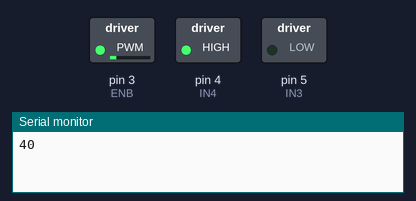
Simulated run of this sketch. Board: Arduino Uno, built with avr-gcc and run on an emulated ATmega328P. Parts: switched loads named in the sketch (green lamp = pin HIGH), the last lines printed to the serial monitor.

Above: at 0.05 s.
At 6.0 s:
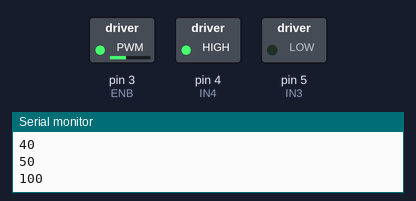
At 8.0 s:
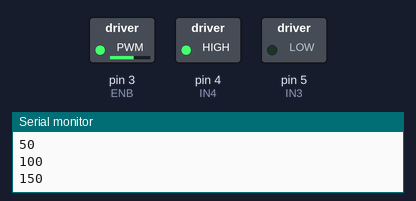
At 12.0 s:
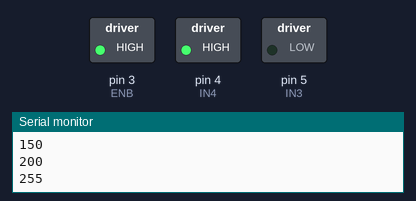
Timing chart, 0 to 19.6 s (numbered marks = the images above):
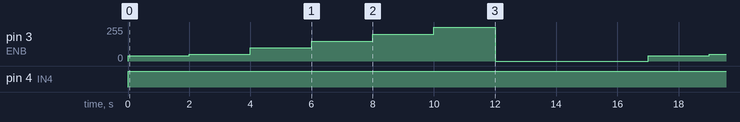

Measured:
- by itself, pin 3 (ENB): repeats every 17.0 s: 50/255 2.0 s, 100/255 2.0 s, 150/255 2.0 s, 200/255 2.0 s, 255/255 2.0 s, 0/255 5.0 s, 40/255 2.0 s
- by itself, pin 4 (IN4): LOW → HIGH at 0.00 s

The sketch:

motor_cc_PWM_01.ino
```cpp
int IN3 = 5;
int IN4 = 4;
int ENB = 3;    // ENB conectada al pin 3 de Arduino
void setup()
{
  pinMode (IN4, OUTPUT);    // Input4 conectada al pin 4
  pinMode (IN3, OUTPUT);    // Input3 conectada al pin 5
  pinMode (ENB, OUTPUT);
  Serial.begin(9600);
}
void loop()
{
  // Motor gira en un sentido
  digitalWrite (IN4, HIGH);
  digitalWrite (IN3, LOW);
  // Aplicamos PWM al pin ENB, haciendo girar el motor, cada 2 seg aumenta la velocidad
  Serial.println("40");
  analogWrite(ENB,40);
  delay(2000);
  Serial.println("50");
  analogWrite(ENB,50);
  delay(2000);
  Serial.println("100");
  analogWrite(ENB,100);
  delay(2000);
  Serial.println("150");
  analogWrite(ENB,150);
  delay(2000);
  Serial.println("200");
  analogWrite(ENB,200);
  delay(2000);
  Serial.println("255");
  analogWrite(ENB,255);
  delay(2000);


  // Apagamos el motor y esperamos 5 seg
  Serial.println("5s Parada");
  analogWrite(ENB,0);
  delay(5000);
}
```
